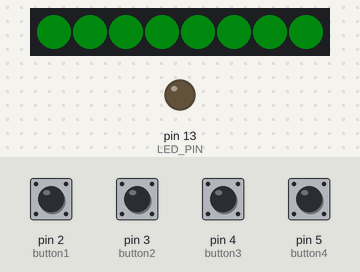
Recording of a sketch running on a simulated Arduino Uno, built with avr-gcc and run on an emulated ATmega328P. Parts: 8 RGB LEDs in strip order, left to right, output pins drawn as LEDs (lit = HIGH). The test bench sets the inputs (shaded band); at power-on: pin 2 (button1), pin 3 (button2), pin 4 (button3), pin 5 (button4) HIGH. Dim RGB values are drawn brighter than linear; MIDI output is not drawn.

Above: at 1.2 s.
1.3 s: pin 2 (button1) pulled LOW for 0.15 s
At 2.5 s:
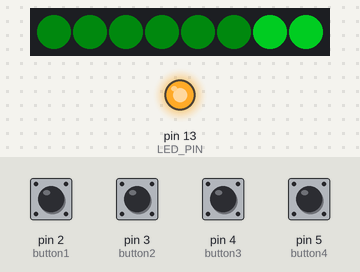
2.9 s: pin 3 (button2) pulled LOW for 0.15 s
At 3.9 s:
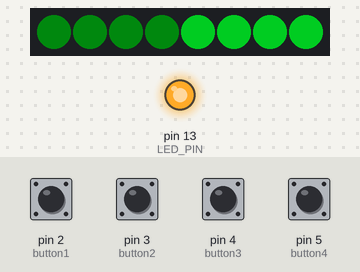
4.5 s: pin 4 (button3) pulled LOW for 0.15 s
At 5.2 s:
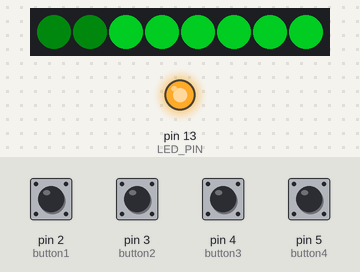
6.1 s: pin 5 (button4) pulled LOW for 0.15 s
At 7.3 s:
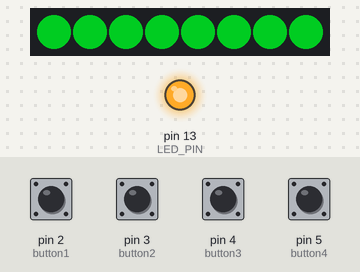
7.7 s: pin 2 (button1) pulled LOW for 1 s
At 8.8 s:
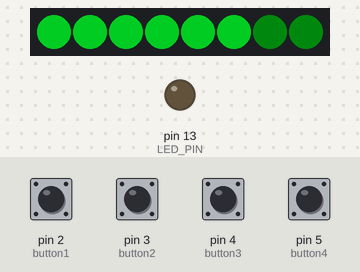
10.2 s: pin 3 (button2) pulled LOW for 1 s
At 10.7 s:
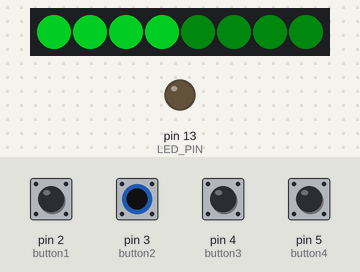
Timing chart, 0 to 13.2 s (numbered marks = the images above; inputs shaded):
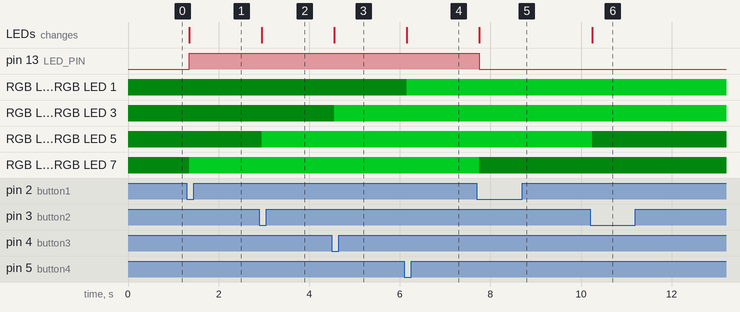

The sketch:

midi-controller-simple.ino
```cpp
#include <ezButton.h>
#include <PololuLedStrip.h>
#include <MIDI.h>


//BUTTONS
ezButton button1(2);  // create ezButton object that attach to pin;
ezButton button2(3);  // create ezButton object that attach to pin;
ezButton button3(4);  // create ezButton object that attach to pin;
ezButton button4(5);  // create ezButton object that attach to pin;

int button1State = LOW;   // the current state of stomp button
int button2State = LOW;   // the current state of stomp button
int button3State = LOW;   // the current state of stomp button
int button4State = LOW;   // the current state of stomp button


//MIDI
MIDI_CREATE_DEFAULT_INSTANCE();
const int midiChannel = 1;
const int midiCc1 = 100;
const int midiCc2 = 101;
const int midiCc3 = 102;
const int midiCc4 = 103;

const int midiLowValue = 0;
const int midiHighValue = 127;


//LEDSTRIP
#define LED_COUNT 8

PololuLedStrip<12> ledStrip; // Create an ledStrip object and specify the pin it will use.
rgb_color colors[LED_COUNT]; //buffer for holding the colors (3 bytes per color).
const int ledHue = 130;
const int ledSat = 255;
const int ledDim = 10;
const int ledBright = 110;


//OTHER
const int LED_PIN    = 13; // the number of the LED pin


void setup() {
  pinMode(LED_PIN, OUTPUT);   // set arduino pin to output mode

  button1.setDebounceTime(50); // set debounce time to 50 milliseconds
  button2.setDebounceTime(50); // set debounce time to 50 milliseconds
  button3.setDebounceTime(50); // set debounce time to 50 milliseconds
  button4.setDebounceTime(50); // set debounce time to 50 milliseconds

  MIDI.begin(midiChannel);
  UpdateLedStrip();
}

void loop()
{
  button1.loop(); // MUST call the loop() function first
  button2.loop(); // MUST call the loop() function first
  button3.loop(); // MUST call the loop() function first
  button4.loop(); // MUST call the loop() function first

  if(button1.isPressed())
  {
    button1State = !button1State; // toggle button's state
    digitalWrite(LED_PIN, button1State); //that's only for debugging
    MIDI.sendControlChange(midiCc1, button1State == LOW ? midiLowValue : midiHighValue, midiChannel);
    UpdateLedStrip();
  }

  if(button2.isPressed())
  {
    button2State = !button2State; // toggle button's state
    MIDI.sendControlChange(midiCc2, button2State == LOW ? midiLowValue : midiHighValue, midiChannel);
    UpdateLedStrip();
  }

  if(button3.isPressed())
  {
    button3State = !button3State; // toggle button's state
    MIDI.sendControlChange(midiCc3, button3State == LOW ? midiLowValue : midiHighValue, midiChannel);
    UpdateLedStrip();
  }

  if(button4.isPressed())
  {
    button4State = !button4State; // toggle button's state
    MIDI.sendControlChange(midiCc4, button4State == LOW ? midiLowValue : midiHighValue, midiChannel);
    UpdateLedStrip();
  }
}


void UpdateLedStrip()
{
    //led strip is temporaliry mounted upside down, so leds go in order from right to left, so need to reverse here too
    colors[0] = hsvToRgb(ledHue, ledSat, button4State == LOW ? ledDim : ledBright);
    colors[1] = hsvToRgb(ledHue, ledSat, button4State == LOW ? ledDim : ledBright);
    colors[2] = hsvToRgb(ledHue, ledSat, button3State == LOW ? ledDim : ledBright);
    colors[3] = hsvToRgb(ledHue, ledSat, button3State == LOW ? ledDim : ledBright);
    colors[4] = hsvToRgb(ledHue, ledSat, button2State == LOW ? ledDim : ledBright);
    colors[5] = hsvToRgb(ledHue, ledSat, button2State == LOW ? ledDim : ledBright);
    colors[6] = hsvToRgb(ledHue, ledSat, button1State == LOW ? ledDim : ledBright);
    colors[7] = hsvToRgb(ledHue, ledSat, button1State == LOW ? ledDim : ledBright);

    ledStrip.write(colors, LED_COUNT);
}

// Converts a color from HSV to RGB.
// h is hue, as a number between 0 and 360.
// s is the saturation, as a number between 0 and 255.
// v is the value, as a number between 0 and 255.
rgb_color hsvToRgb(uint16_t h, uint8_t s, uint8_t v)
{
    uint8_t f = (h % 60) * 255 / 60;
    uint8_t p = (255 - s) * (uint16_t)v / 255;
    uint8_t q = (255 - f * (uint16_t)s / 255) * (uint16_t)v / 255;
    uint8_t t = (255 - (255 - f) * (uint16_t)s / 255) * (uint16_t)v / 255;
    uint8_t r = 0, g = 0, b = 0;
    switch((h / 60) % 6){
        case 0: r = v; g = t; b = p; break;
        case 1: r = q; g = v; b = p; break;
        case 2: r = p; g = v; b = t; break;
        case 3: r = p; g = q; b = v; break;
        case 4: r = t; g = p; b = v; break;
        case 5: r = v; g = p; b = q; break;
    }
    return rgb_color(r, g, b);
}
```

Measured:
- after the input at 1.3 s, pin 13 (LED_PIN): LOW → HIGH after 0.05 s; RGB LED 6, RGB LED 7: RGB(0, 10, 1) → RGB(0, 110, 18) after 0.05 s; the LEDs: change after 0.05 s (image 1)
- after the input at 2.9 s, RGB LED 4, RGB LED 5: RGB(0, 10, 1) → RGB(0, 110, 18) after 0.05 s; the LEDs: change after 0.05 s (image 2)
- after the input at 4.5 s, RGB LED 2, RGB LED 3: RGB(0, 10, 1) → RGB(0, 110, 18) after 0.05 s; the LEDs: change after 0.05 s (image 3)
- after the input at 6.1 s, RGB LED 0, RGB LED 1: RGB(0, 10, 1) → RGB(0, 110, 18) after 0.05 s; the LEDs: change after 0.05 s (image 4)
- after the input at 7.7 s, pin 13 (LED_PIN): HIGH → LOW after 0.05 s; RGB LED 6, RGB LED 7: RGB(0, 110, 18) → RGB(0, 10, 1) after 0.05 s; the LEDs: change after 0.05 s (image 5)
- after the input at 10.2 s, RGB LED 4, RGB LED 5: RGB(0, 110, 18) → RGB(0, 10, 1) after 0.05 s; the LEDs: change after 0.05 s (image 6)
